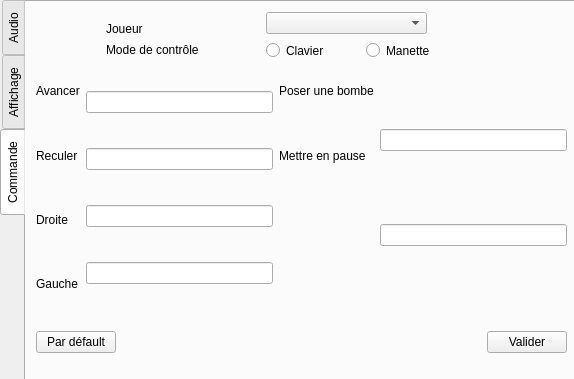
<?xml version="1.0" encoding="UTF-8"?>
<ui version="4.0">
 <class>ParamWindows</class>
 <widget class="QDialog" name="ParamWindows">
  <property name="geometry">
   <rect>
    <x>0</x>
    <y>0</y>
    <width>574</width>
    <height>379</height>
   </rect>
  </property>
  <property name="windowTitle">
   <string>Dialog</string>
  </property>
  <widget class="QTabWidget" name="tabWidget">
   <property name="geometry">
    <rect>
     <x>0</x>
     <y>0</y>
     <width>581</width>
     <height>381</height>
    </rect>
   </property>
   <property name="layoutDirection">
    <enum>Qt::LeftToRight</enum>
   </property>
   <property name="tabPosition">
    <enum>QTabWidget::West</enum>
   </property>
   <property name="currentIndex">
    <number>2</number>
   </property>
   <widget class="QWidget" name="Audio">
    <attribute name="title">
     <string>Audio</string>
    </attribute>
    <widget class="QWidget" name="horizontalLayoutWidget">
     <property name="geometry">
      <rect>
       <x>10</x>
       <y>10</y>
       <width>531</width>
       <height>291</height>
      </rect>
     </property>
     <layout class="QHBoxLayout" name="horizontalLayout">
      <item>
       <layout class="QVBoxLayout" name="verticalLayout_3">
        <item>
         <widget class="QLabel" name="label_2">
          <property name="text">
           <string>Volume Générale</string>
          </property>
         </widget>
        </item>
        <item>
         <widget class="QLabel" name="label_3">
          <property name="text">
           <string>Volume musique</string>
          </property>
         </widget>
        </item>
        <item>
         <widget class="QLabel" name="label_4">
          <property name="text">
           <string>Volume effets sonore</string>
          </property>
         </widget>
        </item>
        <item>
         <widget class="QLabel" name="label">
          <property name="text">
           <string>Liste de lecture musical</string>
          </property>
         </widget>
        </item>
        <item>
         <widget class="QLabel" name="label_5">
          <property name="text">
           <string>Ajouter une nouvelle liste de lecture</string>
          </property>
         </widget>
        </item>
       </layout>
      </item>
      <item>
       <layout class="QVBoxLayout" name="verticalLayout_2">
        <item>
         <widget class="QSlider" name="sliderVolGen">
          <property name="orientation">
           <enum>Qt::Horizontal</enum>
          </property>
         </widget>
        </item>
        <item>
         <widget class="QSlider" name="sliderVolMus">
          <property name="orientation">
           <enum>Qt::Horizontal</enum>
          </property>
         </widget>
        </item>
        <item>
         <widget class="QSlider" name="sliderEffSon">
          <property name="orientation">
           <enum>Qt::Horizontal</enum>
          </property>
         </widget>
        </item>
        <item>
         <widget class="QComboBox" name="cboPlaylist"/>
        </item>
        <item>
         <widget class="QPushButton" name="btParcourir">
          <property name="text">
           <string>Parcourir</string>
          </property>
         </widget>
        </item>
       </layout>
      </item>
     </layout>
    </widget>
    <widget class="QWidget" name="horizontalLayoutWidget_2">
     <property name="geometry">
      <rect>
       <x>10</x>
       <y>310</y>
       <width>531</width>
       <height>61</height>
      </rect>
     </property>
     <layout class="QHBoxLayout" name="horizontalLayout_3">
      <item>
       <widget class="QPushButton" name="btParDefault">
        <property name="text">
         <string>Par défault</string>
        </property>
       </widget>
      </item>
      <item>
       <spacer name="horizontalSpacer">
        <property name="orientation">
         <enum>Qt::Horizontal</enum>
        </property>
        <property name="sizeHint" stdset="0">
         <size>
          <width>40</width>
          <height>20</height>
         </size>
        </property>
       </spacer>
      </item>
      <item>
       <widget class="QPushButton" name="btValider">
        <property name="text">
         <string>Valider</string>
        </property>
       </widget>
      </item>
     </layout>
    </widget>
   </widget>
   <widget class="QWidget" name="Affichage">
    <attribute name="title">
     <string>Affichage</string>
    </attribute>
    <widget class="QWidget" name="horizontalLayoutWidget_3">
     <property name="geometry">
      <rect>
       <x>10</x>
       <y>10</y>
       <width>531</width>
       <height>151</height>
      </rect>
     </property>
     <layout class="QHBoxLayout" name="horizontalLayout_2">
      <item>
       <layout class="QVBoxLayout" name="verticalLayout_4">
        <item>
         <widget class="QLabel" name="label_6">
          <property name="text">
           <string>Résolution</string>
          </property>
         </widget>
        </item>
        <item>
         <widget class="QLabel" name="label_7">
          <property name="text">
           <string>Luminosité</string>
          </property>
         </widget>
        </item>
       </layout>
      </item>
      <item>
       <layout class="QVBoxLayout" name="verticalLayout">
        <item>
         <widget class="QComboBox" name="cboResolution"/>
        </item>
        <item>
         <widget class="QSlider" name="sliderLuminosite">
          <property name="orientation">
           <enum>Qt::Horizontal</enum>
          </property>
         </widget>
        </item>
       </layout>
      </item>
     </layout>
    </widget>
    <widget class="QWidget" name="horizontalLayoutWidget_4">
     <property name="geometry">
      <rect>
       <x>10</x>
       <y>170</y>
       <width>531</width>
       <height>61</height>
      </rect>
     </property>
     <layout class="QHBoxLayout" name="horizontalLayout_4">
      <item>
       <widget class="QPushButton" name="btParDefault_2">
        <property name="text">
         <string>Par défault</string>
        </property>
       </widget>
      </item>
      <item>
       <spacer name="horizontalSpacer_2">
        <property name="orientation">
         <enum>Qt::Horizontal</enum>
        </property>
        <property name="sizeHint" stdset="0">
         <size>
          <width>40</width>
          <height>20</height>
         </size>
        </property>
       </spacer>
      </item>
      <item>
       <widget class="QPushButton" name="btValider_2">
        <property name="text">
         <string>Valider</string>
        </property>
       </widget>
      </item>
     </layout>
    </widget>
   </widget>
   <widget class="QWidget" name="Commande">
    <attribute name="title">
     <string>Commande</string>
    </attribute>
    <widget class="QLabel" name="label_8">
     <property name="geometry">
      <rect>
       <x>80</x>
       <y>40</y>
       <width>131</width>
       <height>16</height>
      </rect>
     </property>
     <property name="text">
      <string>Mode de contrôle</string>
     </property>
    </widget>
    <widget class="QRadioButton" name="radioButton">
     <property name="geometry">
      <rect>
       <x>240</x>
       <y>40</y>
       <width>82</width>
       <height>17</height>
      </rect>
     </property>
     <property name="text">
      <string>Clavier</string>
     </property>
    </widget>
    <widget class="QRadioButton" name="radioButton_2">
     <property name="geometry">
      <rect>
       <x>340</x>
       <y>40</y>
       <width>82</width>
       <height>17</height>
      </rect>
     </property>
     <property name="text">
      <string>Manette</string>
     </property>
    </widget>
    <widget class="QWidget" name="horizontalLayoutWidget_5">
     <property name="geometry">
      <rect>
       <x>10</x>
       <y>60</y>
       <width>531</width>
       <height>251</height>
      </rect>
     </property>
     <layout class="QHBoxLayout" name="horizontalLayout_5">
      <item>
       <layout class="QVBoxLayout" name="verticalLayout_6">
        <item>
         <widget class="QLabel" name="label_10">
          <property name="text">
           <string>Avancer</string>
          </property>
         </widget>
        </item>
        <item>
         <widget class="QLabel" name="label_11">
          <property name="text">
           <string>Reculer</string>
          </property>
         </widget>
        </item>
        <item>
         <widget class="QLabel" name="label_12">
          <property name="text">
           <string>Droite</string>
          </property>
         </widget>
        </item>
        <item>
         <widget class="QLabel" name="label_9">
          <property name="text">
           <string>Gauche</string>
          </property>
         </widget>
        </item>
       </layout>
      </item>
      <item>
       <layout class="QVBoxLayout" name="verticalLayout_9" stretch="0,12,12,12">
        <property name="sizeConstraint">
         <enum>QLayout::SetDefaultConstraint</enum>
        </property>
        <item>
         <widget class="QLineEdit" name="lineEdit_4"/>
        </item>
        <item>
         <widget class="QLineEdit" name="lineEdit_3"/>
        </item>
        <item>
         <widget class="QLineEdit" name="lineEdit_2"/>
        </item>
        <item>
         <widget class="QLineEdit" name="lineEdit"/>
        </item>
       </layout>
      </item>
      <item>
       <layout class="QVBoxLayout" name="verticalLayout_8">
        <item>
         <widget class="QLabel" name="label_13">
          <property name="text">
           <string>Poser une bombe</string>
          </property>
         </widget>
        </item>
        <item>
         <widget class="QLabel" name="label_14">
          <property name="text">
           <string>Mettre en pause</string>
          </property>
         </widget>
        </item>
        <item>
         <widget class="QLabel" name="label_15">
          <property name="text">
           <string/>
          </property>
         </widget>
        </item>
        <item>
         <widget class="QLabel" name="label_16">
          <property name="text">
           <string/>
          </property>
         </widget>
        </item>
       </layout>
      </item>
      <item>
       <layout class="QVBoxLayout" name="verticalLayout_5" stretch="0,0">
        <property name="sizeConstraint">
         <enum>QLayout::SetDefaultConstraint</enum>
        </property>
        <item>
         <widget class="QLineEdit" name="lineEdit_8"/>
        </item>
        <item>
         <widget class="QLineEdit" name="lineEdit_7"/>
        </item>
       </layout>
      </item>
     </layout>
    </widget>
    <widget class="QLabel" name="label_17">
     <property name="geometry">
      <rect>
       <x>80</x>
       <y>20</y>
       <width>46</width>
       <height>13</height>
      </rect>
     </property>
     <property name="text">
      <string>Joueur</string>
     </property>
    </widget>
    <widget class="QComboBox" name="cboJoueur">
     <property name="geometry">
      <rect>
       <x>240</x>
       <y>10</y>
       <width>161</width>
       <height>22</height>
      </rect>
     </property>
    </widget>
    <widget class="QWidget" name="horizontalLayoutWidget_6">
     <property name="geometry">
      <rect>
       <x>10</x>
       <y>310</y>
       <width>531</width>
       <height>61</height>
      </rect>
     </property>
     <layout class="QHBoxLayout" name="horizontalLayout_7">
      <item>
       <widget class="QPushButton" name="btParDefault_4">
        <property name="text">
         <string>Par défault</string>
        </property>
       </widget>
      </item>
      <item>
       <spacer name="horizontalSpacer_4">
        <property name="orientation">
         <enum>Qt::Horizontal</enum>
        </property>
        <property name="sizeHint" stdset="0">
         <size>
          <width>40</width>
          <height>20</height>
         </size>
        </property>
       </spacer>
      </item>
      <item>
       <widget class="QPushButton" name="btValider_4">
        <property name="text">
         <string>Valider</string>
        </property>
       </widget>
      </item>
     </layout>
    </widget>
   </widget>
  </widget>
 </widget>
 <resources/>
 <connections/>
</ui>
